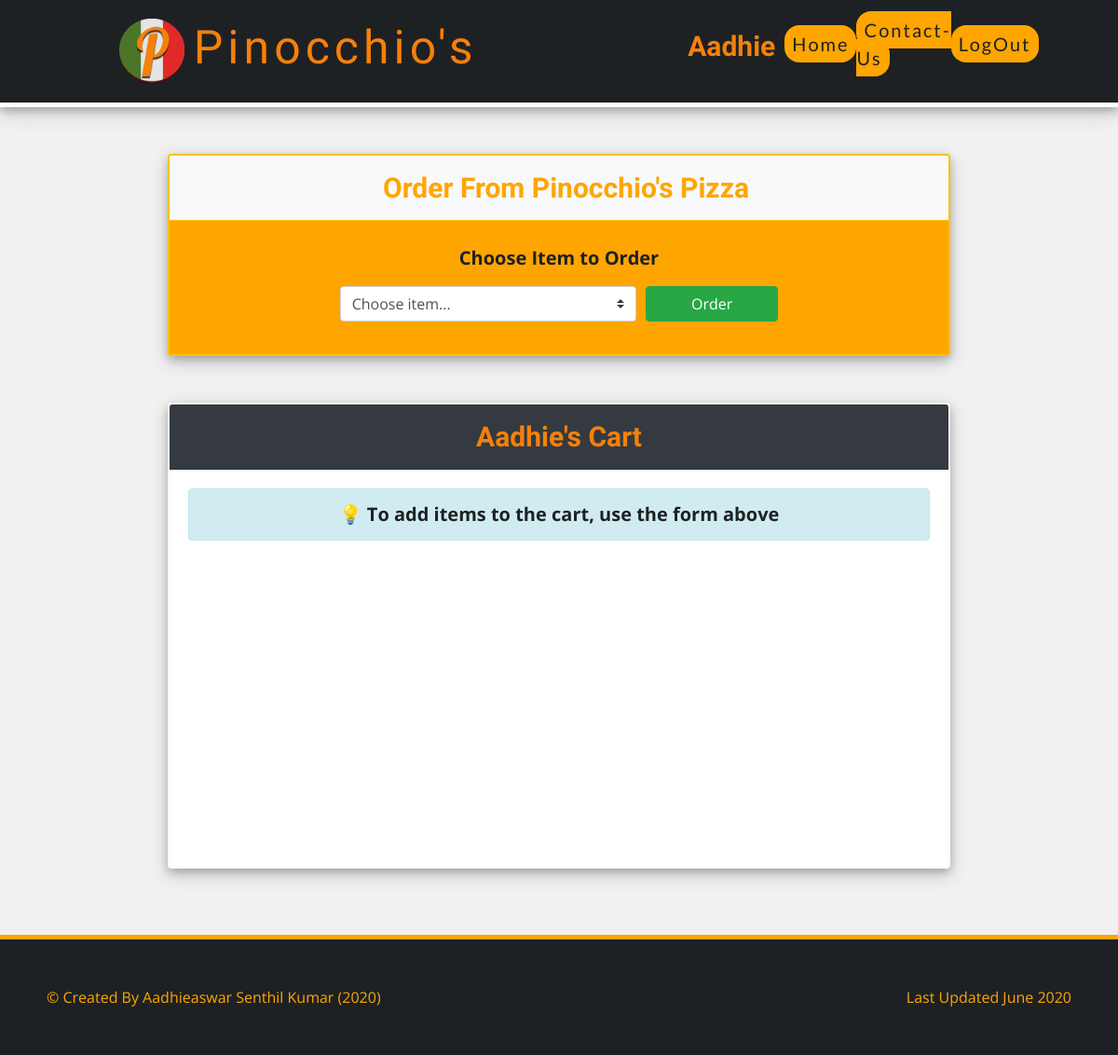
/cart/ (signed in), run on an earlier commit of the app's database.
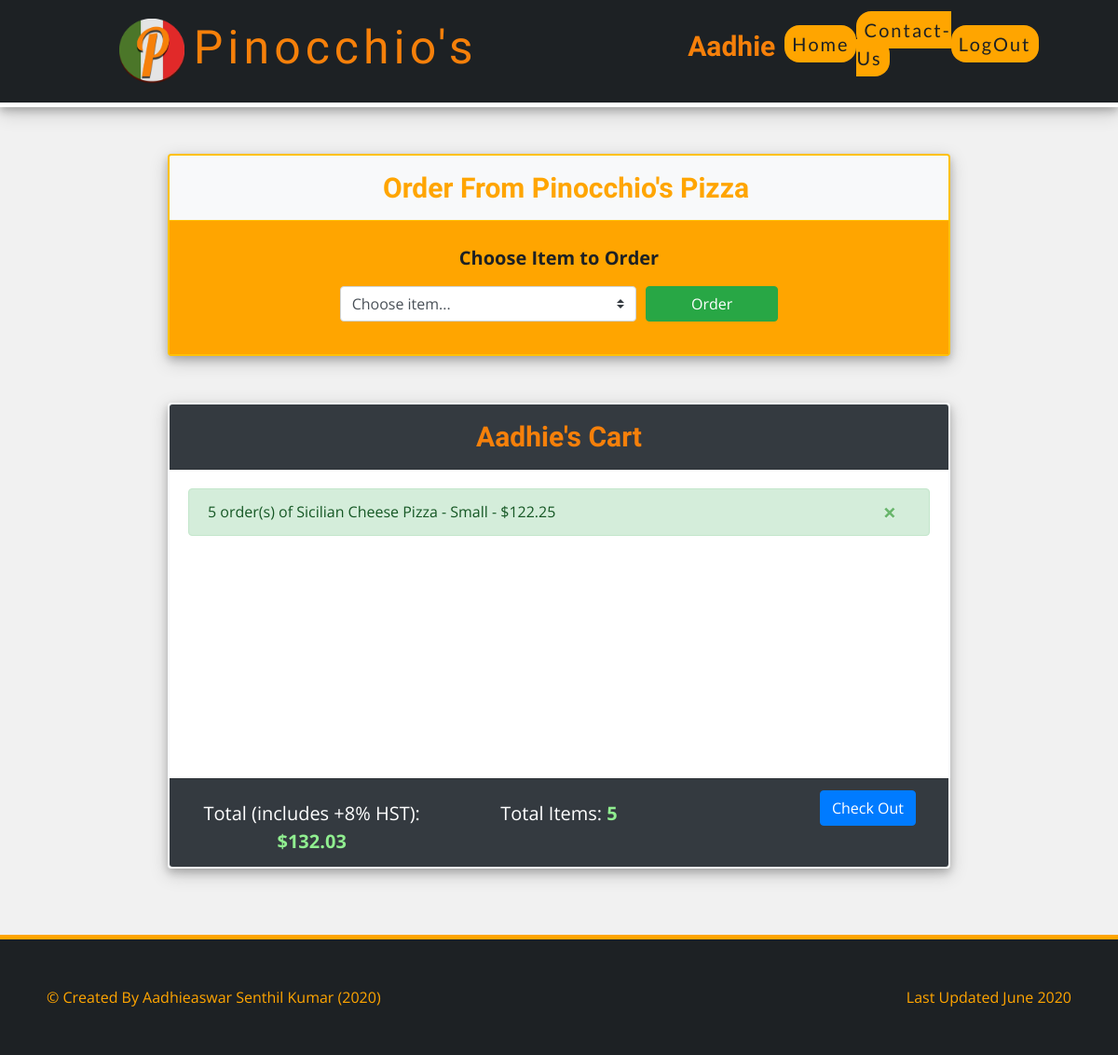
And on a later commit of the database.
### orders/models.py (models this page shows)
class Cart(models.Model):
    customer = models.ForeignKey(User, on_delete=models.CASCADE, related_name="customer")
    item = models.CharField(max_length=200)
    price = models.DecimalField(max_digits=10, decimal_places=2)
    qty = models.IntegerField(default=1)
    def __str__(self):
        return f"{self.qty} order(s) of {self.item} - ${self.price}"

### orders/decorators.py (the view)
    def wrapper_func(request, *args, **kwargs):
        if not request.user.is_authenticated:
            return redirect('home')
        return view_func(request, *args, **kwargs)

### orders/models.py (called while the page is built)
    def __str__(self):
        return f"{self.topping}"

### orders/templates/orders/cart.html (shortened to what this page needs)
{% extends "orders/base.html" %}
{% load static %}
{% block body %}
<main class="nav-wrapper">
    <nav class="res-nav box-shadow">
        <div class="res-logo">
            <img src="{% static 'images/logo.png' %}" class="res-image" loading="lazy">
            <h4>Pinocchio's</h4>
        </div>
        <ul class="res-links">
            <li>
                <div class="username">{{ request.user }}</div>
            </li>
            <li>
                <a class="link-orange" href="{% url 'home' %}">Home</a>
            </li>
            <li>
                <a class="link-orange" href="{% url 'contact_us' %}">Contact-Us</a>
            </li>
            {% if request.user.is_authenticated %}
            <li>
                <a class="link-orange" href="{% url '_logout' %}">LogOut</a>
            </li>
            {% endif %}
        </ul>
    </nav>
</main>
<div class="card box-shadow order-strip border-warning top-margin">
    <div class="card-header bg-light bold-30 center order-title border-warning">
        &nbsp Order From Pinocchio's Pizza
    </div>
    <form action="{% url 'submit_order' %}" class="card-body item-order-form" method="POST">
        <div class="bold-30" id="item-order-title" style="margin-top: 5px;"> Choose Item to Order </div>
        <div class="order-input-container">
            <select class="custom-select item-input" id="select-items" type="text" name="itemType">
                <option value="default">Choose item...</option>
            </select>
            <button type="button" class="btn btn-success item-button" id="order-item">Order</button>
        </div>
    </form>
</div>
<div class="card border-light cart-container box-shadow" style="margin-bottom: 100px;">
    <div class="card-header bold-30 bg-dark cart-title">
        {{ request.user }}'s Cart
    </div>
    {% if not cart_items %}
    <div class="card-body body-container">
        <div class="alert alert-info center bold-30">💡 To add items to the cart, use the form above</div>
    </div>
    {% endif %} {% if cart_items %}
    <div class="card-body body-container">
        {% for item in cart_items %}
        <div class="alert alert-success inline-flex col" title="{{ item }}">
            {{ item }}
            <form action="{% url 'remove_item' %}" method="POST" class="justify-content-center col">
                <button type="submit" class="btn remove-button close" title="click to remove item from the cart">&times;</button>
            </form>
        </div>
        {% endfor %}
    </div>
    <div class="card-footer footer-card-content bg-dark cart-footer">
        <div class="col center style-cost">
            Total (includes +8% HST): <strong class="bold-30"> ${{ price }} </strong>
        </div>
        <div class="col center style-cost">
            Total Items: <strong class="bold-30"> {{ count }} </strong>
        </div>
        <form action="{% url 'check_out' %}" method="POST" class="col float-right">
            <button type="submit" class="btn btn-primary float-right">Check Out</button>
        </form>
    </div>
    {% endif %}
</div>
{% endblock %}

What changed in the data, as far as the page shows it:
added Cart: qty+item+price "5 order(s) of Sicilian Cheese Pizza - Small - $122.25"
Also different on the page:
{{ price }}: (not shown) → "132.03"
{{ count }}: (not shown) → "5"
text no longer shown: "💡 To add items to the cart, use the form above"
text now shown: "Total (includes +8% HST): $ Total Items: Check Out"
